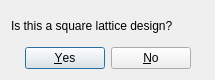
<?xml version="1.0" encoding="UTF-8"?>
<ui version="4.0">
 <class>LatticeType</class>
 <widget class="QDialog" name="LatticeType">
  <property name="geometry">
   <rect>
    <x>0</x>
    <y>0</y>
    <width>215</width>
    <height>80</height>
   </rect>
  </property>
  <property name="sizePolicy">
   <sizepolicy hsizetype="Preferred" vsizetype="Preferred">
    <horstretch>0</horstretch>
    <verstretch>0</verstretch>
   </sizepolicy>
  </property>
  <property name="windowTitle">
   <string>Import</string>
  </property>
  <property name="sizeGripEnabled">
   <bool>false</bool>
  </property>
  <layout class="QVBoxLayout" name="verticalLayout">
   <item>
    <widget class="QLabel" name="label">
     <property name="text">
      <string>Is this a square lattice design?</string>
     </property>
    </widget>
   </item>
   <item>
    <widget class="QDialogButtonBox" name="buttonBox">
     <property name="orientation">
      <enum>Qt::Horizontal</enum>
     </property>
     <property name="standardButtons">
      <set>QDialogButtonBox::No|QDialogButtonBox::Yes</set>
     </property>
     <property name="centerButtons">
      <bool>true</bool>
     </property>
    </widget>
   </item>
  </layout>
 </widget>
 <resources/>
 <connections>
  <connection>
   <sender>buttonBox</sender>
   <signal>accepted()</signal>
   <receiver>LatticeType</receiver>
   <slot>accept()</slot>
   <hints>
    <hint type="sourcelabel">
     <x>248</x>
     <y>254</y>
    </hint>
    <hint type="destinationlabel">
     <x>157</x>
     <y>274</y>
    </hint>
   </hints>
  </connection>
  <connection>
   <sender>buttonBox</sender>
   <signal>rejected()</signal>
   <receiver>LatticeType</receiver>
   <slot>reject()</slot>
   <hints>
    <hint type="sourcelabel">
     <x>316</x>
     <y>260</y>
    </hint>
    <hint type="destinationlabel">
     <x>286</x>
     <y>274</y>
    </hint>
   </hints>
  </connection>
 </connections>
</ui>
